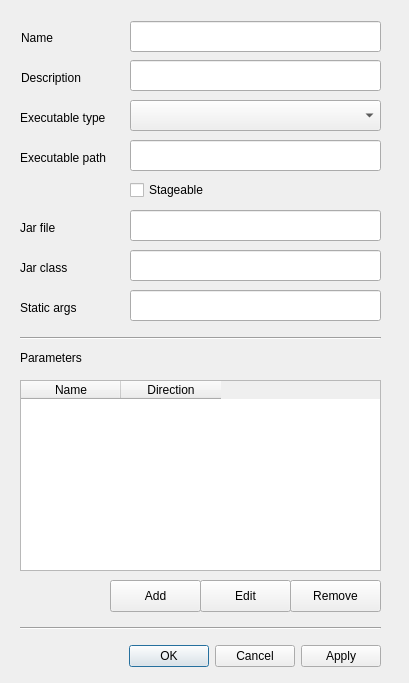
<?xml version="1.0" encoding="UTF-8"?>
<ui version="4.0">
 <class>Dialog</class>
 <widget class="QDialog" name="Dialog">
  <property name="geometry">
   <rect>
    <x>0</x>
    <y>0</y>
    <width>409</width>
    <height>683</height>
   </rect>
  </property>
  <property name="windowTitle">
   <string>Edit definition</string>
  </property>
  <property name="layoutDirection">
   <enum>Qt::LeftToRight</enum>
  </property>
  <widget class="QDialogButtonBox" name="buttonBox">
   <property name="geometry">
    <rect>
     <x>90</x>
     <y>640</y>
     <width>291</width>
     <height>32</height>
    </rect>
   </property>
   <property name="layoutDirection">
    <enum>Qt::LeftToRight</enum>
   </property>
   <property name="orientation">
    <enum>Qt::Horizontal</enum>
   </property>
   <property name="standardButtons">
    <set>QDialogButtonBox::Apply|QDialogButtonBox::Cancel|QDialogButtonBox::Ok</set>
   </property>
   <property name="centerButtons">
    <bool>false</bool>
   </property>
  </widget>
  <widget class="QCheckBox" name="checkBoxStageable">
   <property name="geometry">
    <rect>
     <x>130</x>
     <y>180</y>
     <width>121</width>
     <height>20</height>
    </rect>
   </property>
   <property name="layoutDirection">
    <enum>Qt::LeftToRight</enum>
   </property>
   <property name="text">
    <string>Stageable</string>
   </property>
  </widget>
  <widget class="QLabel" name="label">
   <property name="geometry">
    <rect>
     <x>21</x>
     <y>30</y>
     <width>71</width>
     <height>16</height>
    </rect>
   </property>
   <property name="text">
    <string>Name</string>
   </property>
  </widget>
  <widget class="QLabel" name="label_2">
   <property name="geometry">
    <rect>
     <x>21</x>
     <y>70</y>
     <width>71</width>
     <height>16</height>
    </rect>
   </property>
   <property name="text">
    <string>Description</string>
   </property>
  </widget>
  <widget class="QLabel" name="label_3">
   <property name="geometry">
    <rect>
     <x>20</x>
     <y>110</y>
     <width>101</width>
     <height>16</height>
    </rect>
   </property>
   <property name="text">
    <string>Executable type</string>
   </property>
  </widget>
  <widget class="QLabel" name="labelExecutablePath">
   <property name="geometry">
    <rect>
     <x>20</x>
     <y>150</y>
     <width>101</width>
     <height>16</height>
    </rect>
   </property>
   <property name="text">
    <string>Executable path</string>
   </property>
  </widget>
  <widget class="QLabel" name="labelJarFile">
   <property name="geometry">
    <rect>
     <x>20</x>
     <y>220</y>
     <width>62</width>
     <height>16</height>
    </rect>
   </property>
   <property name="text">
    <string>Jar file</string>
   </property>
  </widget>
  <widget class="QLabel" name="labelJarClass">
   <property name="geometry">
    <rect>
     <x>20</x>
     <y>260</y>
     <width>62</width>
     <height>16</height>
    </rect>
   </property>
   <property name="text">
    <string>Jar class</string>
   </property>
  </widget>
  <widget class="QLabel" name="labelStaticArgs">
   <property name="geometry">
    <rect>
     <x>20</x>
     <y>300</y>
     <width>71</width>
     <height>16</height>
    </rect>
   </property>
   <property name="text">
    <string>Static args</string>
   </property>
  </widget>
  <widget class="QLabel" name="label_8">
   <property name="geometry">
    <rect>
     <x>20</x>
     <y>350</y>
     <width>81</width>
     <height>16</height>
    </rect>
   </property>
   <property name="text">
    <string>Parameters</string>
   </property>
  </widget>
  <widget class="QTableWidget" name="tableParameters">
   <property name="geometry">
    <rect>
     <x>20</x>
     <y>380</y>
     <width>361</width>
     <height>191</height>
    </rect>
   </property>
   <property name="editTriggers">
    <set>QAbstractItemView::NoEditTriggers</set>
   </property>
   <column>
    <property name="text">
     <string>Name</string>
    </property>
   </column>
   <column>
    <property name="text">
     <string>Direction</string>
    </property>
   </column>
  </widget>
  <widget class="QPushButton" name="buttonRemove">
   <property name="geometry">
    <rect>
     <x>290</x>
     <y>580</y>
     <width>91</width>
     <height>32</height>
    </rect>
   </property>
   <property name="text">
    <string>Remove</string>
   </property>
  </widget>
  <widget class="QPushButton" name="buttonEdit">
   <property name="geometry">
    <rect>
     <x>200</x>
     <y>580</y>
     <width>91</width>
     <height>32</height>
    </rect>
   </property>
   <property name="text">
    <string>Edit</string>
   </property>
  </widget>
  <widget class="QPushButton" name="buttonAdd">
   <property name="geometry">
    <rect>
     <x>110</x>
     <y>580</y>
     <width>91</width>
     <height>32</height>
    </rect>
   </property>
   <property name="text">
    <string>Add</string>
   </property>
  </widget>
  <widget class="Line" name="line">
   <property name="geometry">
    <rect>
     <x>20</x>
     <y>330</y>
     <width>361</width>
     <height>16</height>
    </rect>
   </property>
   <property name="orientation">
    <enum>Qt::Horizontal</enum>
   </property>
  </widget>
  <widget class="Line" name="line_2">
   <property name="geometry">
    <rect>
     <x>20</x>
     <y>620</y>
     <width>361</width>
     <height>16</height>
    </rect>
   </property>
   <property name="orientation">
    <enum>Qt::Horizontal</enum>
   </property>
  </widget>
  <widget class="QComboBox" name="comboBoxExecutableType">
   <property name="geometry">
    <rect>
     <x>130</x>
     <y>100</y>
     <width>251</width>
     <height>31</height>
    </rect>
   </property>
  </widget>
  <widget class="QLineEdit" name="textEditName">
   <property name="geometry">
    <rect>
     <x>130</x>
     <y>21</y>
     <width>251</width>
     <height>31</height>
    </rect>
   </property>
  </widget>
  <widget class="QLineEdit" name="textEditDescription">
   <property name="geometry">
    <rect>
     <x>130</x>
     <y>60</y>
     <width>251</width>
     <height>31</height>
    </rect>
   </property>
  </widget>
  <widget class="QLineEdit" name="textEditExecutablePath">
   <property name="geometry">
    <rect>
     <x>130</x>
     <y>140</y>
     <width>251</width>
     <height>31</height>
    </rect>
   </property>
  </widget>
  <widget class="QLineEdit" name="textEditJarFile">
   <property name="geometry">
    <rect>
     <x>130</x>
     <y>210</y>
     <width>251</width>
     <height>31</height>
    </rect>
   </property>
  </widget>
  <widget class="QLineEdit" name="textEditJarClass">
   <property name="geometry">
    <rect>
     <x>130</x>
     <y>250</y>
     <width>251</width>
     <height>31</height>
    </rect>
   </property>
  </widget>
  <widget class="QLineEdit" name="textEditStaticArgs">
   <property name="geometry">
    <rect>
     <x>130</x>
     <y>290</y>
     <width>251</width>
     <height>31</height>
    </rect>
   </property>
  </widget>
 </widget>
 <resources/>
 <connections/>
</ui>
